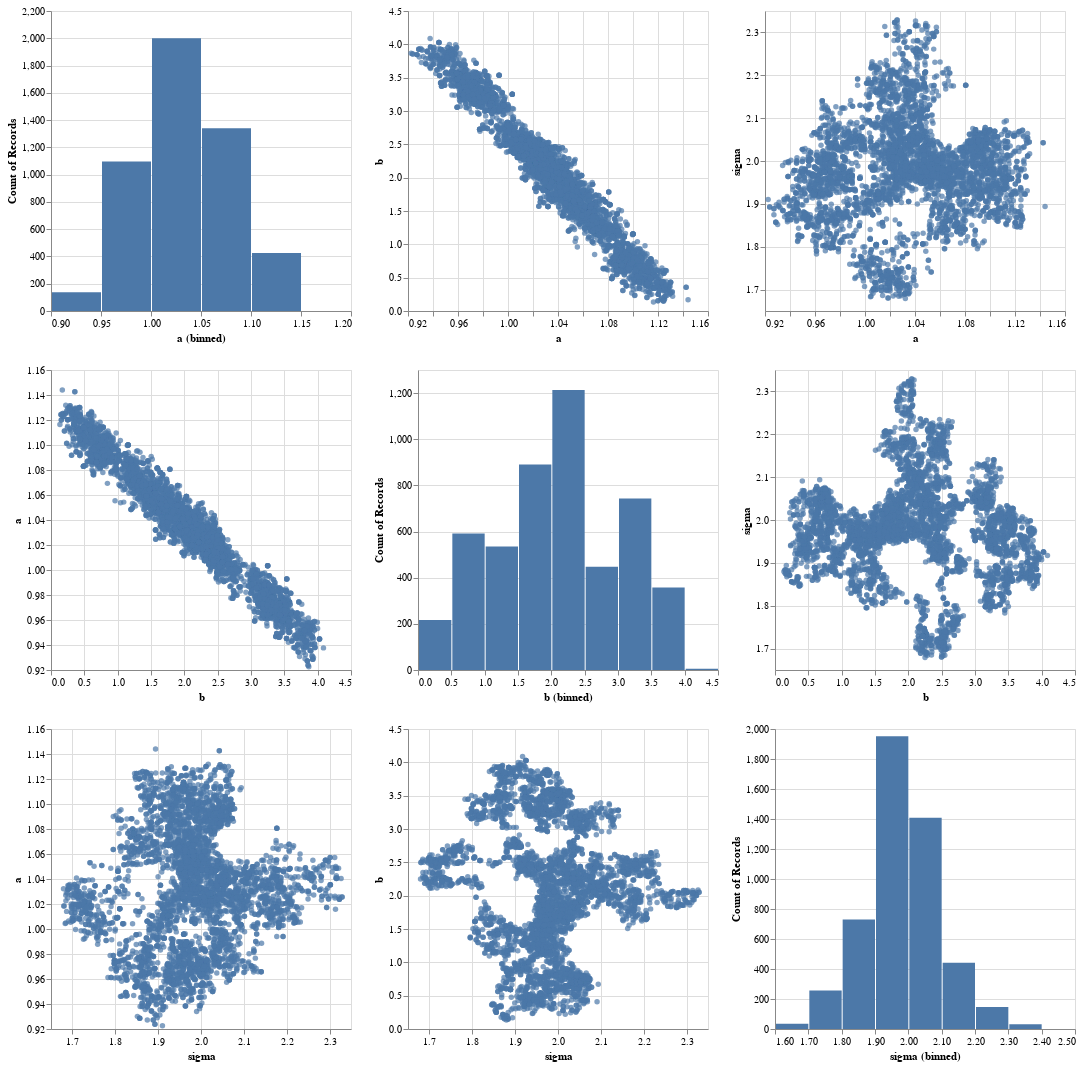

Write notebook code for a chart like this one.
### Markdown cell above
Now that we have the samples, we can visualize the distribution of the individual parameters and see how well the samples approximate our simulated data. A useful tool is a pairplot, which gives a histogram of the given parameters as well as a scatterplot for all pairs of parameters against each other.

### Code cell
val df = DataFrame(Seq(
    DataFrame.Column.ofContinuous(samples.map(s => s.parameters.a), "a"), 
    DataFrame.Column.ofContinuous(samples.map(s => s.parameters.b), "b"),
    DataFrame.Column.ofContinuous(samples.map(s => s.parameters.sigma), "sigma")
    )
)

df.plot.pairPlot(Seq("a", "b", "sigma"), title = "Pairs").show()

### Figure 1 — Vega specification as saved in the notebook (floating-point values rounded to 4 significant figures; data arrays with more than 128 entries replaced by an {"elided": "..."} marker saying what was removed)
{"$schema": "https://vega.github.io/schema/vega-lite/v5.json", "data": {"values": {"elided": "5000 records"}}, "description": ".", "height": 600, "title": "", "vconcat": [{"hconcat": [{"encoding": {"x": {"bin": true, "field": "a", "type": "quantitative"}, "y": {"aggregate": "count", "field": "a", "type": "quantitative"}}, "mark": "bar"}, {"encoding": {"x": {"field": "a", "scale": {"zero": false}, "type": "quantitative"}, "y": {"field": "b", "scale": {"zero": false}, "type": "quantitative"}}, "mark": "circle"}, {"encoding": {"x": {"field": "a", "scale": {"zero": false}, "type": "quantitative"}, "y": {"field": "sigma", "scale": {"zero": false}, "type": "quantitative"}}, "mark": "circle"}]}, {"hconcat": [{"encoding": {"x": {"field": "b", "scale": {"zero": false}, "type": "quantitative"}, "y": {"field": "a", "scale": {"zero": false}, "type": "quantitative"}}, "mark": "circle"}, {"encoding": {"x": {"bin": true, "field": "b", "type": "quantitative"}, "y": {"aggregate": "count", "field": "b", "type": "quantitative"}}, "mark": "bar"}, {"encoding": {"x": {"field": "b", "scale": {"zero": false}, "type": "quantitative"}, "y": {"field": "sigma", "scale": {"zero": false}, "type": "quantitative"}}, "mark": "circle"}]}, {"hconcat": [{"encoding": {"x": {"field": "sigma", "scale": {"zero": false}, "type": "quantitative"}, "y": {"field": "a", "scale": {"zero": false}, "type": "quantitative"}}, "mark": "circle"}, {"encoding": {"x": {"field": "sigma", "scale": {"zero": false}, "type": "quantitative"}, "y": {"field": "b", "scale": {"zero": false}, "type": "quantitative"}}, "mark": "circle"}, {"encoding": {"x": {"bin": true, "field": "sigma", "type": "quantitative"}, "y": {"aggregate": "count", "field": "sigma", "type": "quantitative"}}, "mark": "bar"}]}], "width": 600}
